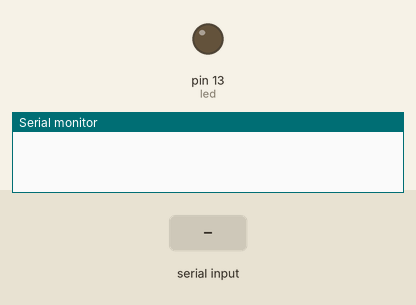
The sketch below on a simulated Arduino Uno, built with avr-gcc and run on an emulated ATmega328P. On the bench: output pins drawn as LEDs (lit = HIGH), the last lines printed to the serial monitor. The test bench sets the inputs (shaded band).

Above: at 1.2 s.
1.3 s: "90,45\n" received over Serial
At 2.8 s:
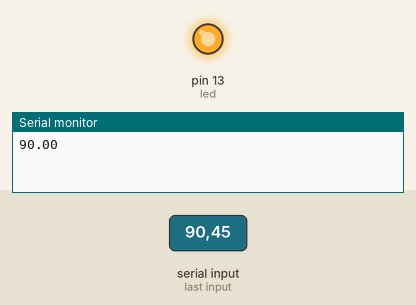
4.3 s: "30,150\n" received over Serial
Timing chart, 0 to 11.8 s (numbered marks = the images above; inputs shaded):
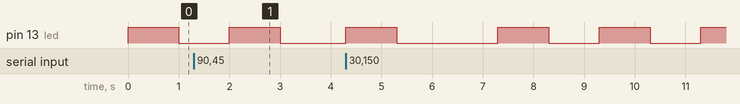

The sketch:

tmp.ino
```cpp
void setup() {
    pinMode(13, OUTPUT);
    Serial.begin(115200);
}

float getTemperature() {
    float temp = -999;
    if (Serial.available() > 0) {
        temp = Serial.parseFloat();
    }
    return temp;
}


void loop() {
    float temp = getTemperature();

    if (temp != -999)
        Serial.println(temp);

    digitalWrite(13, !digitalRead(13)); // toggle led
    delay(1000);
}
```
